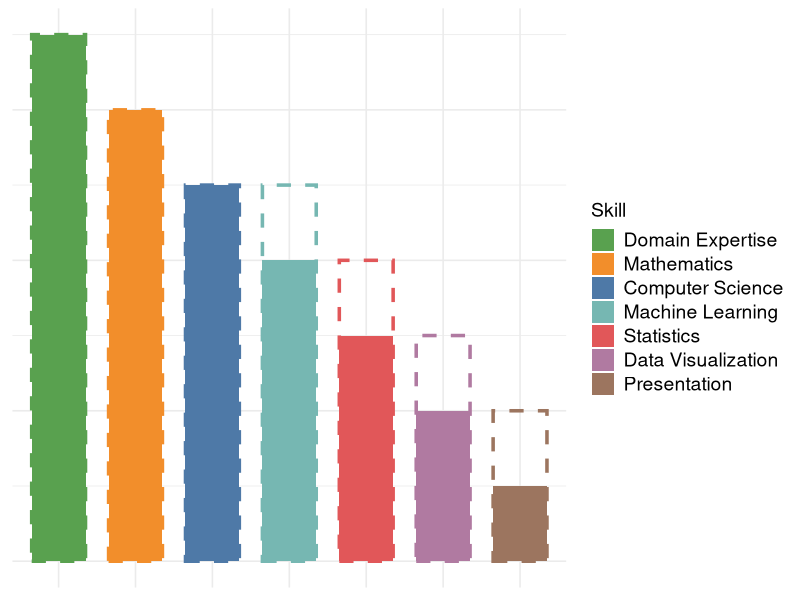
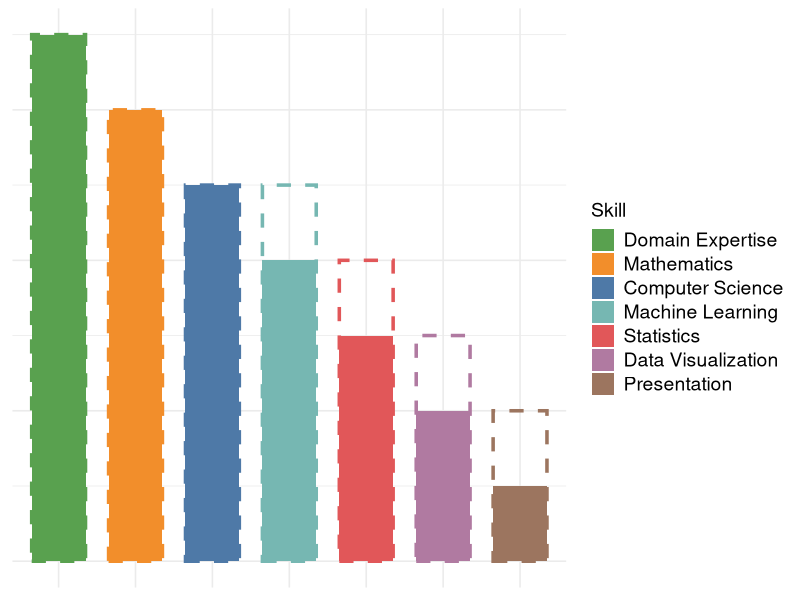

Reproduce these figures in R, in order.
library(ggplot2)

skills <- data.frame(
  skill = c("Computer Science", "Mathematics", "Statistics", "Machine Learning",
            "Domain Expertise", "Data Visualization", "Presentation"),
  current = c(5, 6, 3, 4, 7, 2, 1),
  projected = c(5, 6, 4, 5, 7, 3, 2)
)

colors <- c(
  "Computer Science" = "#4E79A7",
  "Mathematics" = "#F28E2B",
  "Statistics" = "#E15759",
  "Machine Learning" = "#76B7B2",
  "Domain Expertise" = "#59A14F",
  "Data Visualization" = "#B07AA1",
  "Presentation" = "#9C755F"
)

# Sort skills from highest to lowest current level
skills <- skills[order(-skills$current), ]
skills$skill <- factor(skills$skill, levels = skills$skill)

# Assign colors explicitly
skills$bar_color <- colors[as.character(skills$skill)]

p <- ggplot(skills, aes(x = skill)) +
  
  # Current: solid bars
  geom_col(
    aes(y = current, fill = bar_color),
    width = 0.7
  ) +
  
  # Projected: transparent bars with dashed outlines
  geom_col(
    aes(y = projected, color = bar_color),
    fill = NA,
    linewidth = 1.2,
    linetype = "dashed",
    width = 0.7
  ) +
  
  scale_fill_identity(
    name = "Skill",
    breaks = skills$bar_color,
    labels = skills$skill,
    guide = "legend"
  ) +
  
  scale_color_identity(
    name = "Projected",
    guide = "none"
  ) +
  
  labs(x = NULL, y = NULL) +
  
  theme_minimal(base_size = 12) +
  theme(
    axis.text.x = element_blank(),
    axis.ticks.x = element_blank(),
    axis.text.y = element_blank(),
    axis.ticks.y = element_blank(),
    legend.text = element_text(size = 14),
    legend.title = element_text(size = 14)
  )

print(p)

ggsave(
  "data_science_skill_profiles.png",
  p,
  width = 8.5,
  height = 6,
  units = "in",
  dpi = 300
)
